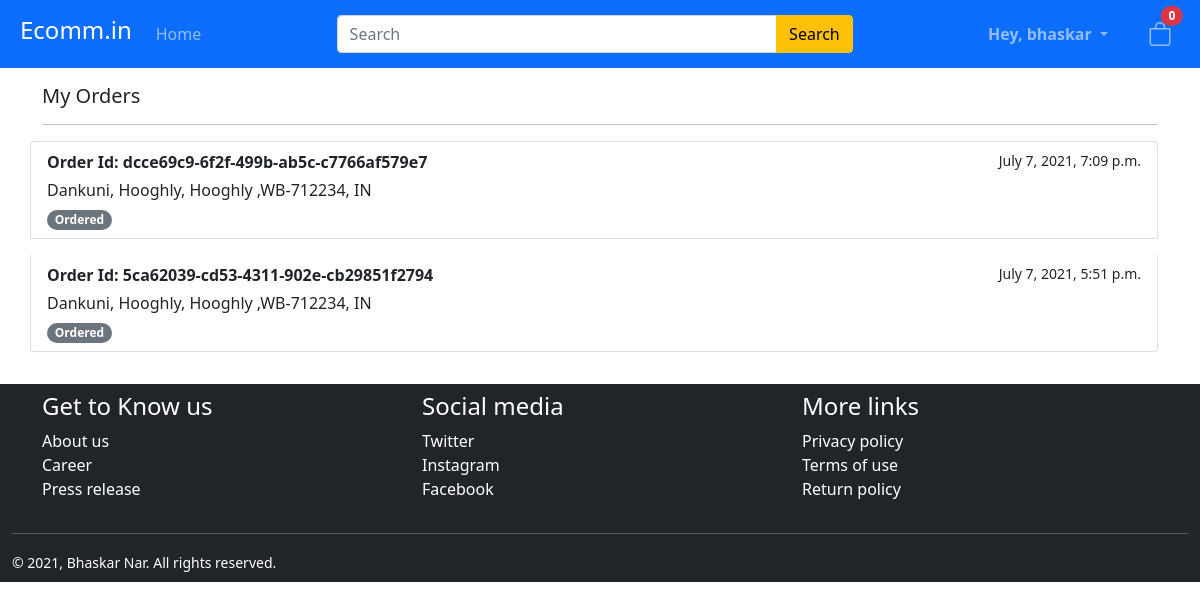
The app's page /orders (signed in) with its own data.
### ecomm/models.py (models this page shows, shortened)
class Order(models.Model):
    ORDER_STATUS = [
        ('Ordered', 'Ordered'),
        ('Shipped', 'Shipped'),
        ('Completed', 'Completed'),
        ('Canceled', 'Canceled'),
        ('Pending', 'Pending')
    ]
    PAYMENT_OPTION = [
        ('Credit Card/Debit Card', 'Credit Card/Debit Card'),
        ('COD', 'COD'),
        ('Wallet', 'Wallet'),
        ('UPI', 'UPI'),
        ('Net Banking','Net Banking')
    ]
    order_id = models.UUIDField(default=uuid4().hex, unique=True, primary_key=True)
    order_amount = models.DecimalField(default=None, null=True, decimal_places=2, max_digits=50)
    order_date = models.DateTimeField(auto_now_add=True) # adds datetime automaticaly wen object is created
    shipping_address = models.TextField(max_length=150)
    billing_address = models.TextField(max_length=150)
    status = models.CharField(choices=ORDER_STATUS, default='Pending', max_length=12)
    transaction_id = models.CharField(max_length=50, null=True)
    payment_id = models.CharField(max_length=50, null=True)
    payment_method = models.CharField(choices=PAYMENT_OPTION, max_length=30, null= True)
    customer = models.ForeignKey(User, on_delete=models.DO_NOTHING, null=True)

### ecomm/views.py (the view)
# urls.py: path('orders', OrderListView.as_view(template_name='ecomm/myorders.html'), name='myorder'),
class OrderListView(ListView):
    model = Order
    paginate_by = 15
    @method_decorator(login_required)
    def dispatch(self, request, *args, **kwargs):
        return super().dispatch(request, *args, **kwargs)
    def get_queryset(self, *args, **kwargs):
        query = Order.objects.filter(customer=self.request.user).order_by('-order_date')
        return query

### ecomm/templates/ecomm/myorders.html (shortened to what this page needs)
{% extends 'ecomm/index.html' %}
{% block content %}
    <div class="container my-3">
        <h5>My Orders</h5>
        <hr>
        <div class="row">
            {% if object_list %}
            <div class="list-group">
                {% for order in object_list %}
                    <a href="{% url 'order-details' order.order_id %}" class="list-group-item list-group-item-action mb-3" aria-current="true">
                      <div class="d-flex w-100 justify-content-between">
                        <strong class="mb-1">Order Id: {{ order.order_id }}</strong>
                        <small>{{ order.order_date }}</small>
                      </div>
                      <p class="mb-1">{{ order.shipping_address }}</p>
                      {% if order.status == 'Ordered' %}
                        <span class="badge rounded-pill bg-secondary" >{{order.status}}</span>
                      {% elif order.status == 'Shipped' %}
                        <span class="badge rounded-pill bg-primary" >{{order.status}}</span>
                      {% elif order.status == 'Canceled' %}
                      <span class="badge rounded-pill bg-danger" >{{order.status}}</span>
                      {% elif order.status == 'Pending' %}
                      <span class="badge rounded-pill bg-warning" >{{order.status}}</span>
                      {% else %}
                      <span class="badge rounded-pill bg-success" >{{order.status}}</span>
                      {% endif %}
                    </a>
                {% endfor %}
            </div>
            {% else %}
            <div class="alert alert-info text-center" role="alert">
                No orders to show
            </div>
            <span><a class="btn btn-primary btn-md" href="{% url 'index' %}">Start Shopping</a></span>
            {% endif %}
        </div>
    </div>
{% endblock content %}

### ecomm/templates/ecomm/index.html (shortened to what this page needs)
{% extends 'ecomm/base.html' %}
{% block nav %}
<nav class="navbar navbar-expand-lg navbar-dark bg-primary">
    <div class="container-fluid mx-2">
        <a class="navbar-brand" href="{% url 'index' %}"><h4>Ecomm.in</h4></a>
        <div class="collapse navbar-collapse" id="navbarNav">
            <div class="navbar-nav ">
                <a class="nav-item nav-link" aria-current="page" href="">Home</a>
            </div>
            <div class="mx-auto  w-50 d-none d-md-block">
              <form class="d-flex" method="GET" action="{% url 'search-result' %}" >
                <div class="input-group">
                  <input name="query" class="form-control " type="search" placeholder="Search" aria-label="Search">
                  <button class="btn btn-warning" type="submit">Search</button>
                </div>
              </form>
            </div>
            {% if user.is_authenticated %}
                <div class="navbar-nav justify-content-end me-4 d-none d-md-block">
                  <div class="dropdown">
                    <a class="nav-item nav-link dropdown-toggle" type="button" id="dropdownMenuButton1" data-bs-toggle="dropdown" aria-expanded="false">
                      <strong>Hey, {{ user.username }}</strong>
                    </a>
                  </div>
                </div>
            {% else %}
                <div class="navbar-nav justify-content-end">
                    <a class="nav-item nav-link" aria-current="page" href="{% url 'login' %}">Login</a>
                    <a class="nav-item nav-link" href="{% url 'register' %}">Register</a>
                </div>
            {% endif %}
                <div class="navbar-nav d-none d-md-block">
                  <a href="{% url 'cart' %}" class="nav-item nav-link">
                    <i class="bi bi-bag fs-4"></i>
                    <span id="cart-quantity-badge" class="position-absolute translate-middle badge rounded-pill bg-danger">
                      0
                    </span>
                  </a>
                </div>
        </div>
    </div>
</nav>
{% endblock nav %}

### records on screen
Order: order_id "dcce69c9-6f2f-499b-ab5c-c7766af579e7", order_date "July 7, 2021, 7:09 p.m.", shipping_address "Dankuni, Hooghly, Hooghly ,WB-712234, IN", status "Ordered"
Order: order_id "5ca62039-cd53-4311-902e-cb29851f2794", order_date "July 7, 2021, 5:51 p.m.", shipping_address "Dankuni, Hooghly, Hooghly ,WB-712234, IN", status "Ordered"

### other values on screen
{{ user.username }} "bhaskar"
